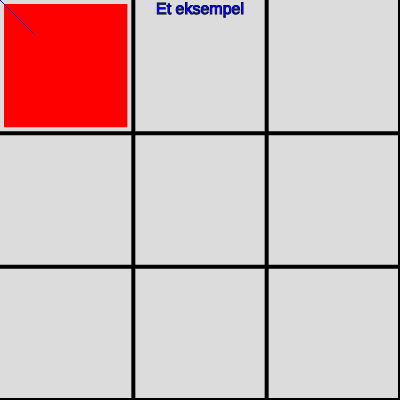
Frame 1 (no input)
Frame 60 (no input): identical to frame 1, image omitted
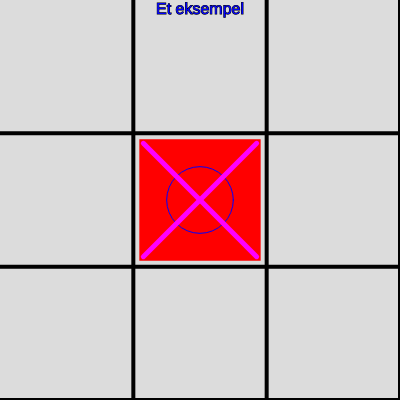
Frame 120 (the mouse pressed at the canvas centre since frame 60)

The p5.js sketch that drew these frames (run headless with seeded random() and noise() and a simulated clock; from frame 60 on, the mouse is pressed at the canvas centre):

// p5.js sketch
// ── sketch.js
let f1, f2, f3, f4, f5, f6, f7, f8, f9;
let fb, fh; // bruges til feltidentifikation
let kryds;
let gameOver;
let vinder;

function setup() {
  createCanvas(400, 400);
  fb = width / 3;
  fh = height / 3;
  f1 = 0;
  f2 = 0;
  f3 = 0;
  f4 = 0;
  f5 = 0;
  f6 = 0;
  f7 = 0;
  f8 = 0;
  f9 = 0;
  kryds = true;
  gameOver = false;
  vinder = "ingen"
}

function draw() {
  if (!gameOver) {
    background(220);
    print("f1 = " + f1 + " f2= " + f2 + " f3 = " + f3);
    print("f4 = " + f4 + " f5= " + f5 + " f6 = " + f6);
    print("f7 = " + f7 + " f8= " + f8 + " f9 = " + f9);

    // tegner brættet
    stroke(0);
    strokeWeight(4);
    for (let i = 1; i < 4; i++) {
      line(i * fb, 0, i * fb, height);
      line(0, fh * i, width, fh * i);
    };
    textAlign(CENTER, CENTER);
    textSize(16);
    fill(0, 0, 255)
    strokeWeight(1);
    text("Et eksempel", width / 2, 10);
    // Detect collision med felter
    noStroke();
    fill(255, 0, 0);
    //første linje
    if (mouseY < fh) {
      if (mouseX < fb) {
        rect(4, 4, fb - 10, fh - 10);
      } else
      if (mouseX < 2 * fb) {
        rect(fb + 6, 4, fb - 12, fh - 10);
      } else
      if (mouseX < 3 * fb) {
        rect(2 * fb + 6, 4, fb - 12, fh - 10);
      }
    }
    // anden linje
    else if (mouseY < 2 * fh) {
      if (mouseX < fb) {
        rect(4, 6 + fh, fb - 10, fh - 12);
      } else
      if (mouseX < 2 * fb) {
        rect(fb + 6, 6 + fh, fb - 12, fh - 12);
      } else
      if (mouseX < 3 * fb) {
        rect(2 * fb + 6, 6 + fh, fb - 12, fh - 12);
      }
    }

    // tredje linje
    else if (mouseY < 3 * fh) {
      if (mouseX < 3 * fb && mouseX > 2 * fb) {
        rect(2 * fb + 6, 6 + 2 * fh, fb - 12, fh - 12);
      } else
      if (mouseX < 2 * fb && mouseX > fb) {
        rect(fb + 6, 6 + 2 * fh, fb - 12, fh - 12);
      } else
      if (mouseX < fb) {
        rect(4, 6 + 2 * fh, fb - 10, fh - 12);
      }
    }

    //Tegn kryds eller bolle
    stroke(0, 0, 255);
    if (kryds) {
      line(mouseX - 1 / 4 * fb, mouseY - 1 / 4 * fh, mouseX + 1 / 4 * fb, mouseY + 1 / 4 * fh);
      line(mouseX - 1 / 4 * fb, mouseY + 1 / 4 * fh, mouseX + 1 / 4 * fb, mouseY - 1 / 4 * fh);
    } else {
      ellipse(mouseX, mouseY, 1 / 2 * fb, 1 / 2 * fh);
    }
    tegn();
    vundet();
  } else {
    background(255, 255, 0);
    textAlign(CENTER, CENTER);
    textSize(30);
    strokeWeight(2);
    stroke(0);
    text("Vinder er " + vinder, width / 2, height / 2);
  }
}

// når der trykkes med musen
function mousePressed() {
  //første linje
  if (mouseY < fh) {
    if (mouseX < fb && f1 === 0) {
      if (kryds) {
        f1 = 3;
      } else {
        f1 = 5;
      }
    } else
    if (mouseX < 2 * fb && mouseX > fb && f2 === 0) {
      if (kryds) {
        f2 = 3;
      } else {
        f2 = 5;
      }
    } else
    if (mouseX < 3 * fb && mouseX > 2 * fb && f3 === 0) {
      if (kryds) {
        f3 = 3;
      } else {
        f3 = 5;
      }
    }
  }
  // anden linje
  else if (mouseY < 2 * fh) {
    if (mouseX < fb && f4 === 0) {
      if (kryds) {
        f4 = 3;
      } else {
        f4 = 5;
      }
    } else
    if (mouseX < 2 * fb && mouseX > fb && f5 === 0) {
      print(kryds);
      if (kryds) {
        f5 = 3;
      } else {
        f5 = 5;
      }
    } else
    if (mouseX < 3 * fb && mouseX > 2 * fb && f6 === 0) {
      if (kryds) {
        f6 = 3;
      } else {
        f6 = 5;
      }
    }
  }

  // tredje linje
  else if (mouseY < 3 * fh) {
    if (mouseX < fb && f7 === 0) {
      if (kryds) {
        f7 = 3;
      } else {
        f7 = 5;
      }
    } else
    if (mouseX < 2 * fb && mouseX > fb && f8 === 0) {
      if (kryds) {
        f8 = 3;
      } else {
        f8 = 5;
      }
    } else
    if (mouseX < 3 * fb && mouseX > 2 * fb && f9 === 0) {
      if (kryds) {
        f9 = 3;
      } else {
        f9 = 5;
      }
    }
  }
  kryds = !kryds;
}

function tegn() {
  noFill();
  stroke(255, 0, 255);
  strokeWeight(5);
  if (f1 === 3) {
    line(10, 10, fb - 10, fh - 10);
    line(10, fh - 10, fb - 10, 10);
  }
  if (f1 === 5) {
    ellipse(fb / 2, fh / 2, fb - 20, fh - 20);
  }
  if (f2 === 3) {
    line(10 + fb, 10, 2 * fb - 10, fh - 10);
    line(10 + fb, fh - 10, 2 * fb - 10, 10);
  }
  if (f2 === 5) {
    ellipse(fb / 2 + fb, fh / 2, fb - 20, fh - 20);
  }
  if (f3 === 3) {
    line(10 + 2 * fb, 10, 3 * fb - 10, fh - 10);
    line(10 + 2 * fb, fh - 10, 3 * fb - 10, 10);
  }
  if (f3 === 5) {
    ellipse(fb / 2 + 2 * fb, fh / 2, fb - 20, fh - 20);
  }
  if (f4 === 3) {
    line(10, 10 + fh, fb - 10, 2 * fh - 10);
    line(10, 2 * fh - 10, fb - 10, fh + 10);
  }
  if (f4 === 5) {
    ellipse(fb / 2, fh * 1.5, fb - 20, fh - 20);
  }
  if (f5 === 3) {
    line(10 + fb, 10 + fh, 2 * fb - 10, 2 * fh - 10);
    line(10 + fb, 2 * fh - 10, 2 * fb - 10, fh + 10);
  }
  if (f5 === 5) {
    ellipse(fb / 2 + fb, fh * 1.5, fb - 20, fh - 20);
  }
  if (f6 === 3) {
    line(10 + 2 * fb, 10 + fh, 3 * fb - 10, 2 * fh - 10);
    line(10 + 2 * fb, 2 * fh - 10, 3 * fb - 10, fh + 10);
  }
  if (f6 === 5) {
    ellipse(fb * 2.5, fh * 1.5, fb - 20, fh - 20);
  }
  if (f7 === 3) {
    line(10, 10 + 2 * fh, fb - 10, 3 * fh - 10);
    line(10, 3 * fh - 10, fb - 10, 2 * fh + 10);
  }
  if (f7 === 5) {
    ellipse(fb / 2, fh * 2.5, fb - 20, fh - 20);
  }
  if (f8 === 3) {
    line(10 + fb, 10 + 2 * fh, 2 * fb - 10, 3 * fh - 10);
    line(10 + fb, 3 * fh - 10, 2 * fb - 10, 2 * fh + 10);
  }
  if (f8 === 5) {
    ellipse(fb / 2 + fb, fh * 2.5, fb - 20, fh - 20);
  }
  if (f9 === 3) {
    line(10 + 2 * fb, 10 + 2 * fh, 3 * fb - 10, 3 * fh - 10);
    line(10 + 2 * fb, 3 * fh - 10, 3 * fb - 10, 2 * fh + 10);
  }
  if (f9 === 5) {
    ellipse(fb * 2.5, fh * 2.5, fb - 20, fh - 20);
  }
}

function vundet() {
  // undersøg om x har vundet
  if (f1 + f2 + f3 === 9 || f4 + f5 + f6 === 9 || f7 + f8 + f9 === 9) {
    gameOver = true;
    vinder = "kryds";
  } else if (f1 + f4 + f7 === 9 || f2 + f5 + f8 === 9 || f3 + f6 + f9 === 9) {
    gameOver = true;
    vinder = "kryds";
  } else if (f1 + f5 + f9 === 9 || f7 + f5 + f3 === 9) {
    gameOver = true;
    vinder = "kryds";
  }
  // undersøg om O har vundet
  else if (f1 + f2 + f3 === 15 || f4 + f5 + f6 === 15 || f7 + f8 + f9 === 15) {
    gameOver = true;
    vinder = "bolle";
  } else if (f1 + f4 + f7 === 15 || f2 + f5 + f8 === 15 || f3 + f6 + f9 === 15) {
    gameOver = true;
    vinder = "bolle";
  } else if (f1 + f5 + f9 === 15 || f7 + f5 + f3 === 15) {
    gameOver = true;
    vinder = "bolle";
  } else if (f1 + f2 + f3 + f4 + f5 + f6 + f7 + f8 + f9 > 32) {
    vinder = "Ejnar";
    gameOver = true;
  }
}
